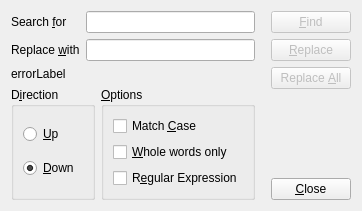
<?xml version="1.0" encoding="UTF-8"?>
<ui version="4.0">
 <class>DB_FindReplaceDialog</class>
 <widget class="QWidget" name="DB_FindReplaceDialog">
  <property name="geometry">
   <rect>
    <x>0</x>
    <y>0</y>
    <width>349</width>
    <height>193</height>
   </rect>
  </property>
  <property name="windowTitle">
   <string>Form</string>
  </property>
  <layout class="QGridLayout" name="gridLayout">
   <item row="0" column="0">
    <layout class="QVBoxLayout" name="verticalLayout_5">
     <item>
      <layout class="QVBoxLayout" name="verticalLayout_2">
       <item>
        <layout class="QGridLayout" name="gridLayout_3">
         <item row="0" column="0">
          <widget class="QLabel" name="label">
           <property name="text">
            <string>Search &amp;for</string>
           </property>
           <property name="buddy">
            <cstring>leSearchFor</cstring>
           </property>
          </widget>
         </item>
         <item row="0" column="1">
          <widget class="QLineEdit" name="leSearchFor"/>
         </item>
         <item row="1" column="0">
          <widget class="QLabel" name="replaceLabel">
           <property name="text">
            <string>Replace &amp;with</string>
           </property>
           <property name="buddy">
            <cstring>leReplaceWith</cstring>
           </property>
          </widget>
         </item>
         <item row="1" column="1">
          <widget class="QLineEdit" name="leReplaceWith"/>
         </item>
        </layout>
       </item>
      </layout>
     </item>
     <item>
      <widget class="QLabel" name="errorLabel">
       <property name="text">
        <string>errorLabel</string>
       </property>
      </widget>
     </item>
     <item>
      <layout class="QHBoxLayout" name="horizontalLayout">
       <item>
        <widget class="QGroupBox" name="groupBox">
         <property name="title">
          <string>D&amp;irection</string>
         </property>
         <layout class="QVBoxLayout" name="verticalLayout_3">
          <item>
           <widget class="QRadioButton" name="rbUp">
            <property name="text">
             <string>&amp;Up</string>
            </property>
           </widget>
          </item>
          <item>
           <widget class="QRadioButton" name="rbDown">
            <property name="text">
             <string>&amp;Down</string>
            </property>
            <property name="checked">
             <bool>true</bool>
            </property>
           </widget>
          </item>
         </layout>
        </widget>
       </item>
       <item>
        <widget class="QGroupBox" name="groupBox_2">
         <property name="title">
          <string>&amp;Options</string>
         </property>
         <layout class="QVBoxLayout" name="verticalLayout_4">
          <item>
           <widget class="QCheckBox" name="chbMatchCase">
            <property name="text">
             <string>Match &amp;Case</string>
            </property>
           </widget>
          </item>
          <item>
           <widget class="QCheckBox" name="chbWholeWordsOnly">
            <property name="text">
             <string>&amp;Whole words only</string>
            </property>
           </widget>
          </item>
          <item>
           <widget class="QCheckBox" name="chbRegularExpression">
            <property name="toolTip">
             <string>&lt;!DOCTYPE HTML PUBLIC &quot;-//W3C//DTD HTML 4.0//EN&quot; &quot;http://www.w3.org/TR/REC-html40/strict.dtd&quot;&gt;
&lt;html&gt;&lt;head&gt;&lt;meta name=&quot;qrichtext&quot; content=&quot;1&quot; /&gt;&lt;style type=&quot;text/css&quot;&gt;
p, li { white-space: pre-wrap; }
&lt;/style&gt;&lt;/head&gt;&lt;body style=&quot; font-family:'Sans'; font-size:10pt; font-weight:400; font-style:normal;&quot;&gt;
&lt;p style=&quot; margin-top:0px; margin-bottom:0px; margin-left:0px; margin-right:0px; -qt-block-indent:0; text-indent:0px;&quot;&gt;whether the text to search should be interpreted as a regular expression.&lt;/p&gt;
&lt;p style=&quot;-qt-paragraph-type:empty; margin-top:0px; margin-bottom:0px; margin-left:0px; margin-right:0px; -qt-block-indent:0; text-indent:0px;&quot;&gt;&lt;/p&gt;
&lt;p style=&quot; margin-top:0px; margin-bottom:0px; margin-left:0px; margin-right:0px; -qt-block-indent:0; text-indent:0px;&quot;&gt;You may want to take a look at the syntax of regular expressions:&lt;/p&gt;
&lt;p style=&quot; margin-top:0px; margin-bottom:0px; margin-left:0px; margin-right:0px; -qt-block-indent:0; text-indent:0px;&quot;&gt;&lt;a href=&quot;http://doc.trolltech.com/qregexp.html&quot;&gt;&lt;span style=&quot; text-decoration: underline; color:#0000ff;&quot;&gt;http://doc.trolltech.com/qregexp.html&lt;/span&gt;&lt;/a&gt;&lt;/p&gt;&lt;/body&gt;&lt;/html&gt;</string>
            </property>
            <property name="text">
             <string>R&amp;egular Expression</string>
            </property>
           </widget>
          </item>
         </layout>
        </widget>
       </item>
      </layout>
     </item>
    </layout>
   </item>
   <item row="0" column="1">
    <layout class="QVBoxLayout" name="verticalLayout">
     <property name="leftMargin">
      <number>10</number>
     </property>
     <item>
      <widget class="QPushButton" name="pbFind">
       <property name="enabled">
        <bool>false</bool>
       </property>
       <property name="text">
        <string>&amp;Find</string>
       </property>
      </widget>
     </item>
     <item>
      <widget class="QPushButton" name="pbReplace">
       <property name="enabled">
        <bool>false</bool>
       </property>
       <property name="text">
        <string>&amp;Replace</string>
       </property>
      </widget>
     </item>
     <item>
      <widget class="QPushButton" name="pbReplaceAll">
       <property name="enabled">
        <bool>false</bool>
       </property>
       <property name="text">
        <string>Replace &amp;All</string>
       </property>
      </widget>
     </item>
     <item>
      <spacer name="verticalSpacer">
       <property name="orientation">
        <enum>Qt::Vertical</enum>
       </property>
       <property name="sizeHint" stdset="0">
        <size>
         <width>20</width>
         <height>40</height>
        </size>
       </property>
      </spacer>
     </item>
     <item>
      <widget class="QPushButton" name="pbClose">
       <property name="text">
        <string>&amp;Close</string>
       </property>
      </widget>
     </item>
    </layout>
   </item>
  </layout>
 </widget>
 <tabstops>
  <tabstop>leSearchFor</tabstop>
  <tabstop>leReplaceWith</tabstop>
  <tabstop>rbUp</tabstop>
  <tabstop>rbDown</tabstop>
  <tabstop>chbMatchCase</tabstop>
  <tabstop>chbWholeWordsOnly</tabstop>
  <tabstop>chbRegularExpression</tabstop>
  <tabstop>pbFind</tabstop>
  <tabstop>pbReplace</tabstop>
  <tabstop>pbReplaceAll</tabstop>
  <tabstop>pbClose</tabstop>
 </tabstops>
 <resources/>
 <connections/>
</ui>
